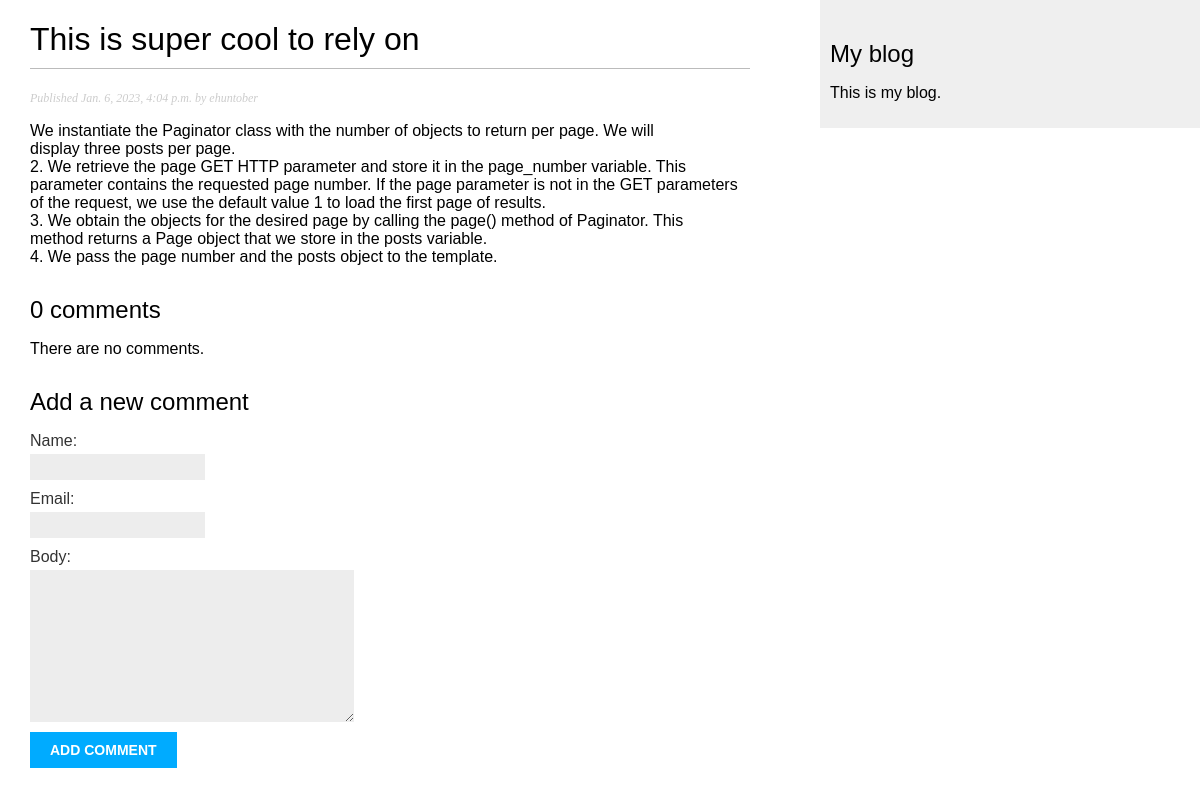
Screenshot of /blog/2023/1/6/this-is-super-cool-to-rely-on/ with the database file from the repository.
### blog/models.py (models this page shows, shortened)
class Post(models.Model):
    class Status(models.TextChoices):
        DRAFT = 'DF', 'Draft'
        PUBLISHED = 'PB', 'Published'
    title = models.CharField(max_length=250)
    slug = models.SlugField(max_length=250, unique_for_date='publish')
    author = models.ForeignKey(User,
                            on_delete=models.CASCADE,
                            related_name='blog_posts')
    body = models.TextField()
    publish = models.DateTimeField(default=timezone.now)
    created = models.DateTimeField(auto_now_add=True)
    updated = models.DateTimeField(auto_now=True)
    status = models.CharField(max_length=2,
                              choices=Status.choices,
                              default=Status.DRAFT)
    objects = models.Manager()
    published = PublishedManager()
    class Meta:
        ordering = ['-publish']
        indexes = [
            models.Index(fields=['-publish']),
        ]

### blog/views.py (the view)
def post_detail(request,year,month,day,post):
    post = get_object_or_404(Post,
                             status=Post.Status.PUBLISHED,
                             slug=post,
                             publish__year=year,
                             publish__month=month,
                            publish__day=day)
    comments = post.comments.filter(active=True)
    form = CommentForm()
    return render(request,
                  'blog/post/detail.html',
                  {'post': post,
                   'comments': comments,
                   'form': form})

### blog/forms.py
class CommentForm(forms.ModelForm):
    class Meta:
        model = Comment
        fields = ['name','email','body']

### blog/templates/blog/post/detail.html (shortened to what this page needs)
{% extends "blog/base.html" %}
{% block content %}
 <h1>{{ post.title }}</h1>
 <p class="date">
 Published {{ post.publish }} by {{ post.author }}
 </p>
 {{ post.body|linebreaks }}
 {% with comments.count as total_comments %}
 <h2>
 {{ total_comments }} comment{{ total_comments|pluralize }}
 </h2>
 {% endwith %}
 {% for comment in comments %}
 <div class="comment">
 <p class="info">
 Comment {{ forloop.counter }} by {{ comment.name }}
 {{ comment.created }}
 </p>
 {{ comment.body|linebreaks }}
 </div>
 {% empty %}
 <p>There are no comments.</p>
 {% endfor %}
 {% include "blog/post/includes/comment_form.html" %}
{% endblock %}

### static/css/blog.css (style rules this page uses)
body { margin:0; padding:0; font-family:helvetica, sans-serif; }
h1 { font-weight:normal; border-bottom:1px solid #bbb; padding:0 0 10px 0; }
h2 { font-weight:normal; margin:30px 0 0; }
p.date { color:#ccc; font-family: georgia, serif; font-size: 12px; font-style: italic; }
label { float:left; clear:both; color:#333; margin-bottom:4px; }
input, textarea { clear:both; float:left; margin:0 0 10px; background:#ededed; border:0; padding:6px 10px; font-size:12px; }

### blog/templates/blog/base.html (style rules this page uses)
body { margin:0; padding:0; font-family:helvetica, sans-serif; }
h1 { font-weight:normal; border-bottom:1px solid #bbb; padding:0 0 10px 0; }
h2 { font-weight:normal; margin:30px 0 0; }
p.date { color:#ccc; font-family: georgia, serif; font-size: 12px; font-style: italic; }
label { float:left; clear:both; color:#333; margin-bottom:4px; }
input, textarea { clear:both; float:left; margin:0 0 10px; background:#ededed; border:0; padding:6px 10px; font-size:12px; }

### rows the page displays
Post: title "This is super cool to rely on", publish "Jan. 6, 2023, 4:04 p.m.", author "ehuntober", body "We instantiate the Paginator class with the number of objects to return per page. We will display three posts per page. 2. We retrieve the page GET HTTP parameter and store it in the page_number variable. This parameter contains the requested page number. If the page parameter is not in the GET parameters of the request, we use the default value 1 to load the first page of results. 3. We obtain the objects for the desired page by calling the page() method of Paginator. This method returns a Page object that we store in the posts variable. 4. We pass the page number and the posts object to the template."

### other values shown
{{ total_comments }} "0"
